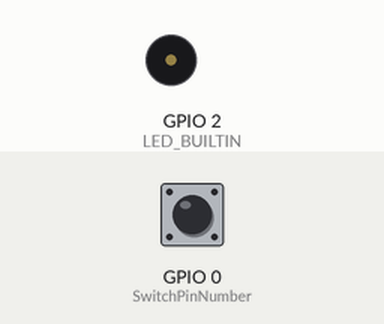
Recording of a sketch running on a simulated ESP8266 (NodeMCU). Parts: buzzer (waves = sounding). The inputs (shaded band) are chosen by the test bench; at power-on: GPIO 0 (SwitchPinNumber) HIGH. WiFi joins after 1.5 s; servers stay silent unless stated; uploads are accepted with an empty reply.

Above: at 0.8 s.
0.9 s: GPIO 0 (SwitchPinNumber) pulled LOW for 0.15 s
At 3.7 s:
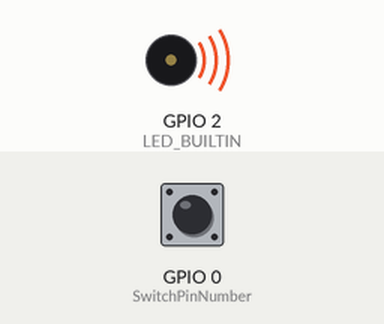
4.0 s: GPIO 0 (SwitchPinNumber) pulled LOW for 1 s
8.0 s: GPIO 0 (SwitchPinNumber) pulled LOW for 3.2 s
Timing chart, 0 to 16.3 s (numbered marks = the images above; inputs shaded):
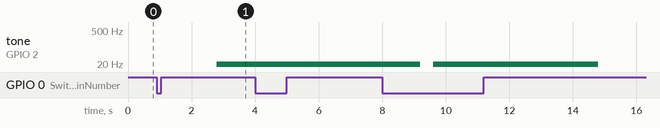

The sketch:

GoProRemote.ino
```cpp
#include <ESP8266WiFi.h>
#include <ESP8266HTTPClient.h>
HTTPClient http;
char ssid[] = "YourGoProSSID";
char pass[] = "YourGoProPassword";
int OnOffState = 0;
int SwitchPinNumber = 0;

void setup()
{
  pinMode(LED_BUILTIN, OUTPUT);
  pinMode(SwitchPinNumber, INPUT_PULLUP);
  while (digitalRead(SwitchPinNumber)) yield();
}

void loop() {
  if (!digitalRead(SwitchPinNumber)) {
    if (WiFi.status() != WL_CONNECTED) {
      WiFi.begin(ssid, pass);
      while (WiFi.status() != WL_CONNECTED) yield();
    }
    OnOffState = 1 - OnOffState;
    SendCommand("bacpac", "PW", "0" + String(OnOffState));
    if (OnOffState) SendCommand("bacpac", "SH", "0" + String(OnOffState));
    else delay(5000);
    tone(LED_BUILTIN, OnOffState * 2);
  }
}

void SendCommand(String P1, String P2, String Op) {
  http.begin("http://10.5.5.9/" + P1 + "/" + P2 + "?t=" + pass + "&p=%" + Op);
  while (http.GET() != 200) yield();
  http.end();
}
```

Measured:
- after the input at 0.9 s, tone on GPIO 2 (LED_BUILTIN): silent → 2 Hz after 1.9 s
- after the input at 4.0 s, every drawn part: stays the same
